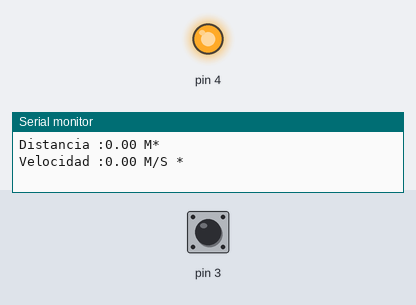
The sketch below on a simulated Arduino Uno, built with avr-gcc and run on an emulated ATmega328P. Parts: output pins drawn as LEDs (lit = HIGH), the last lines printed to the serial monitor. Dashed ring = blinking. Inputs (shaded band) come from the test bench; at power-on: pin 3 HIGH.

Above: at 1.2 s.
1.3 s: pin 3 pulsed LOW 5 times (0.12 s each, 0.3 s apart)
At 1.88 s:
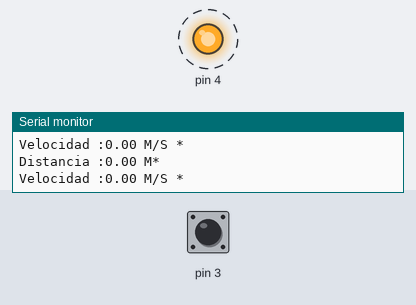
At 3.3 s:
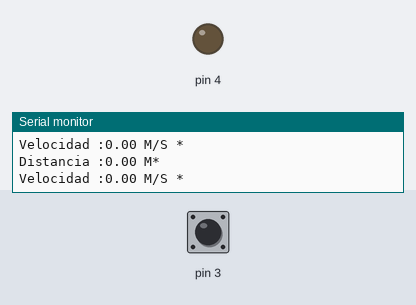
Timing chart, 0 to 4.8 s (numbered marks = the images above; inputs shaded):
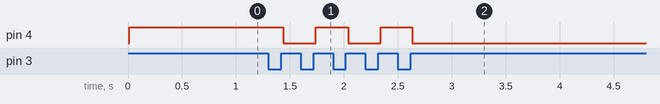

The sketch:

Veloc_metro.ino
```cpp
int estadoActual1=0;
int estadoActual2=0;
int estadoUltimo=0;
int contador=0;
float radioEnCm=0.0;   //ingresar radio de la rueda en cm
float pi=3.1416;
float perimetroRueda=2*pi*(radioEnCm/100);  //Calcula Perimetro en metros
float distRecorrida=0;
float distKM=0;
int tiempo1=0;
int tiempo2=0;
int tiempo3=0;
int tiempo5=0;
int tiempo6=0;
float tiempo4=0;
float velocidad=0;
int time_now=0;
int periodo = 1000;
//int contador2=0;
//int contador3=0;

void setup(){
        pinMode(4,OUTPUT);
        pinMode(3,INPUT);
        Serial.begin(9600);
}

void loop(){
        estadoActual1=digitalRead(3);
        delay10();
        estadoActual2=digitalRead(3);
//Si los estados no son iguales, el sketch no hace gran cosa
        if (estadoActual1 == estadoActual2) {
              if (estadoActual1 != estadoUltimo){
                    if (estadoActual1 == HIGH) {
                        contador = contador + 1;
                        //contador2=contador2 + 1;
                        //contador3=contador3 + 1;
                        distancia();
                        VEL();
                    }
              }
        }
        estadoUltimo= estadoActual1;

        if (contador%2 == 0 ) {
              digitalWrite(4, LOW);
        }
        else {
              digitalWrite(4, HIGH);
        }
}


void distancia(){
                        if (Serial.available()){
                          radioEnCm = Serial.read();
                        }

                        //float perimetroRueda = 0.0;
                        float perimetroRueda=2*pi*(radioEnCm/100);  //Calcula Perimetro en metros

                        distRecorrida=perimetroRueda*contador;
                        distKM=distRecorrida/1000;
                        //if (contador2>4){
                        if(distRecorrida<=999){
                          Serial.print("Distancia :");
                                Serial.print(distRecorrida);
                                Serial.print(" M");
                                Serial.println("*");
                                //contador2=0;
                                }


                        else {
                                Serial.print("Distancia :");
                                Serial.print(distKM);
                                Serial.print(" KM");
                                Serial.println("*");
                                //contador2=0;
                        }
                       // }
                        }


void VEL(){
        if (Serial.available()){
          radioEnCm = Serial.read();
        }

        //float perimetroRueda = 0.0;
        float perimetroRueda=2*pi*(radioEnCm/100);  //Calcula Perimetro en metros

        if (contador%2 == 0 ) {
              tiempo1=millis();
        }
        else {
              tiempo2=millis();
        }
        tiempo3=abs(tiempo2-tiempo1); //hay que pasar el tiempo a hrs
        tiempo4=(((tiempo3/1000.0)/60.0)/60.0);
        velocidad=((perimetroRueda/1000)/tiempo4);
       // if(contador3>4){
                                Serial.print("Velocidad :");
                                Serial.print(velocidad);
                                Serial.println(" M/S *");
                                //contador3=0;
        //}
}

void delay10(){
  time_now = millis();
  while(millis() < time_now + 10){
    //espera el tiempo aprox de 10 ms
  }
}
```

Measured:
- after the input at 1.3 s, pin 4: alternates HIGH for 0.30 s and LOW for 0.30 s, 5 changes in all, then stays LOW, starting after 0.14 s
